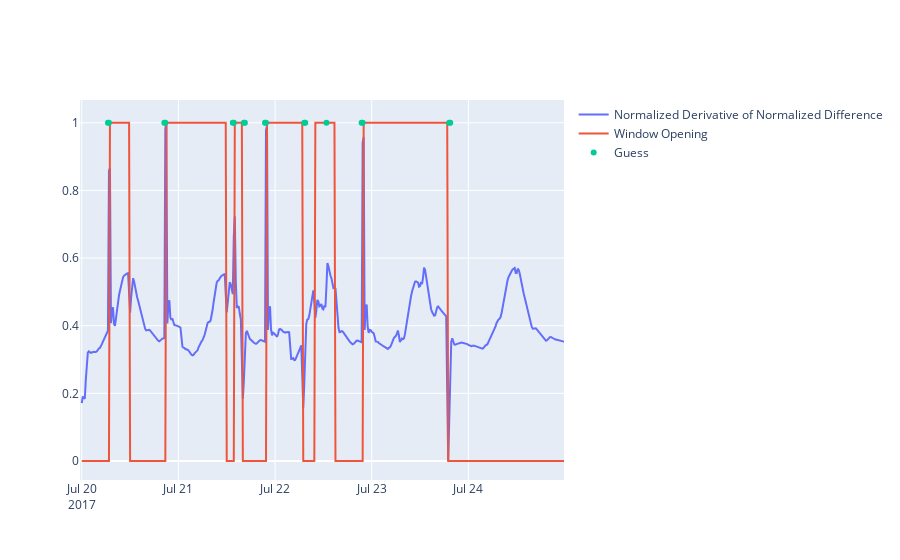

Write notebook code for a chart like this one.
### Code cell
fig = go.Figure()
fig.add_trace(go.Scatter(
                    x=deriv.index,
                    y=normalize(deriv.values), 
                    mode='lines',
                    name="Normalized Derivative of Normalized Difference"
                ))
fig.add_trace(go.Scatter(
                    x=t01.data["WestWindow"].datetimes,
                    y=t01.data["WestWindow"].values, 
                    mode='lines',
                    name="Window Opening"
                ))
fig.add_trace(go.Scatter(
                    x=guesses,
                    y=len(guesses)*[1], 
                    mode='markers',
                    name="Guess"
                ))

### Figure 1 — Plotly figure (JSON) as saved in the notebook; plotly's stock layout.template omitted (floating-point values rounded to 4 significant figures; data arrays with more than 128 entries replaced by an {"elided": "..."} marker saying what was removed)
{"data": [{"mode": "lines", "name": "Normalized Derivative of Normalized Difference", "type": "scatter", "x": {"elided": "480 str values"}, "y": {"elided": "480 float values"}}, {"mode": "lines", "name": "Window Opening", "type": "scatter", "x": {"elided": "480 str values"}, "y": {"elided": "480 float values"}}, {"mode": "markers", "name": "Guess", "type": "scatter", "x": ["2017-07-20T06:30:00", "2017-07-20T06:45:00", "2017-07-20T20:30:00", "2017-07-20T20:45:00", "2017-07-21T13:30:00", "2017-07-21T13:45:00", "2017-07-21T16:15:00", "2017-07-21T16:30:00", "2017-07-21T21:30:00", "2017-07-21T21:45:00", "2017-07-22T07:15:00", "2017-07-22T07:30:00", "2017-07-22T12:45:00", "2017-07-22T21:30:00", "2017-07-22T21:45:00", "2017-07-23T19:15:00", "2017-07-23T19:30:00"], "y": [1, 1, 1, 1, 1, 1, 1, 1, 1, 1, 1, 1, 1, 1, 1, 1, 1]}], "layout": {}}
